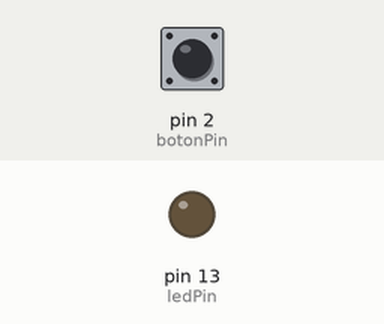
Bench run of a sketch on a simulated Arduino Uno, built with avr-gcc and run on an emulated ATmega328P. On the bench: output pins drawn as LEDs (lit = HIGH). Dashed ring = blinking. Inputs (shaded band) come from the test bench; at power-on: pin 2 (botonPin) HIGH.

Above: at 1.2 s.
1.3 s: pin 2 (botonPin) pulled LOW for 1 s
At 1.75 s:
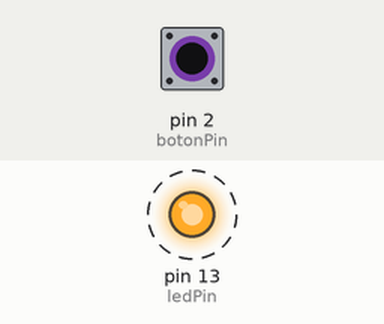
4.0 s: pin 2 (botonPin) pulled LOW for 0.15 s
At 4.7 s:
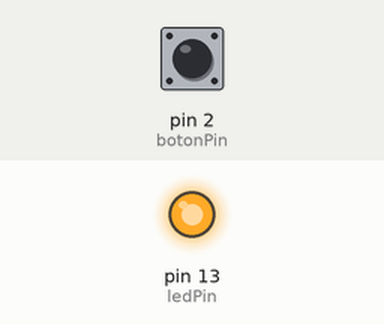
5.8 s: pin 2 (botonPin) pulled LOW for 3.2 s
At 9.5 s:
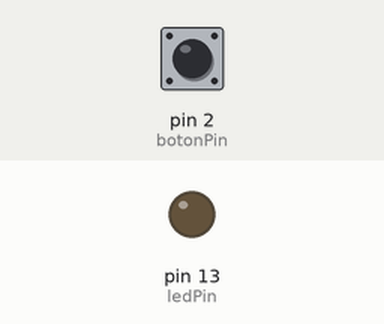
Timing chart, 0 to 11.0 s (numbered marks = the images above; inputs shaded):
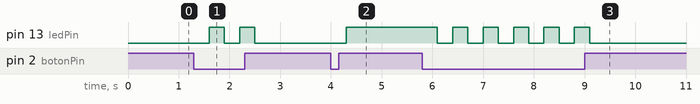

Measured:
- after the input at 1.3 s, pin 13 (ledPin): alternates HIGH for 0.30 s and LOW for 0.30 s, 4 changes in all, then stays LOW, starting after 0.30 s
- after the input at 4.0 s, pin 13 (ledPin): LOW → HIGH after 0.30 s
- after the input at 5.8 s, pin 13 (ledPin): alternates HIGH for 0.30 s and LOW for 0.30 s, 11 changes in all, then stays LOW, starting after 0.30 s

The sketch:

leer-boton.ino
```cpp
int botonPin = 2;
int ledPin = 13;
bool estadoLed = false;

void setup() {
  pinMode(botonPin, INPUT_PULLUP); // Usamos pull-up interno
  pinMode(ledPin, OUTPUT);
}

void loop() {
  if (digitalRead(botonPin) == LOW) { // Botón presionado (activo en bajo)
    estadoLed = !estadoLed;           // Cambia el estado del LED
    delay(300); // Debounce (antirebote simple)
  }

  digitalWrite(ledPin, estadoLed ? HIGH : LOW); // Enciende o apaga según el estado
}
```
